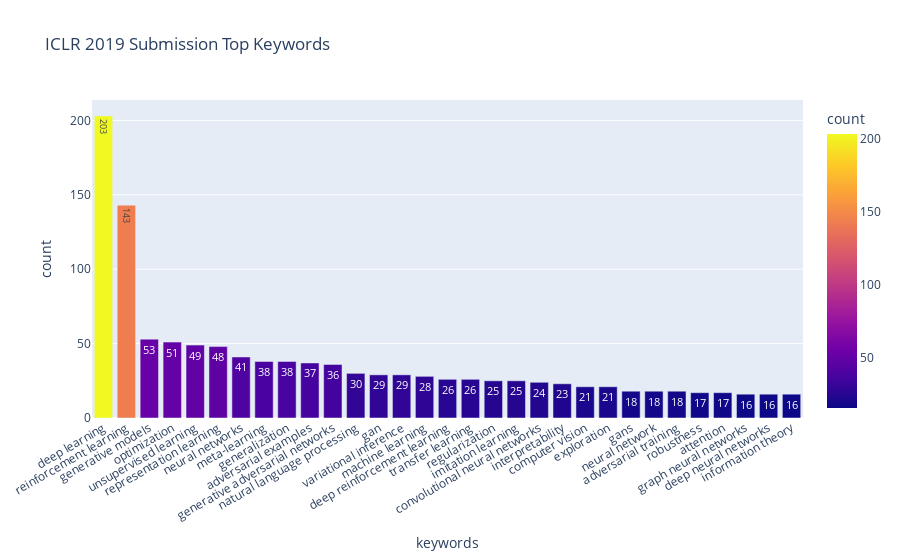

Source (notebook cell):
### Code cell
kw19fig

### Figure 1 — Plotly figure (JSON) as saved in the notebook; plotly's stock layout.template omitted (floating-point values rounded to 4 significant figures)
{"data": [{"alignmentgroup": "True", "hovertemplate": "keywords=%{x}<br>count=%{marker.color}<extra></extra>", "legendgroup": "", "marker": {"color": [203, 143, 53, 51, 49, 48, 41, 38, 38, 37, 36, 30, 29, 29, 28, 26, 26, 25, 25, 24, 23, 21, 21, 18, 18, 18, 17, 17, 16, 16, 16], "coloraxis": "coloraxis", "pattern": {"shape": ""}}, "name": "", "offsetgroup": "", "orientation": "v", "showlegend": false, "text": [203, 143, 53, 51, 49, 48, 41, 38, 38, 37, 36, 30, 29, 29, 28, 26, 26, 25, 25, 24, 23, 21, 21, 18, 18, 18, 17, 17, 16, 16, 16], "textposition": "auto", "type": "bar", "x": ["deep learning", "reinforcement learning", "generative models", "optimization", "unsupervised learning", "representation learning", "neural networks", "meta-learning", "generalization", "adversarial examples", "generative adversarial networks", "natural language processing", "gan", "variational inference", "machine learning", "deep reinforcement learning", "transfer learning", "regularization", "imitation learning", "convolutional neural networks", "interpretability", "computer vision", "exploration", "gans", "neural network", "adversarial training", "robustness", "attention", "graph neural networks", "deep neural networks", "information theory"], "xaxis": "x", "y": [203, 143, 53, 51, 49, 48, 41, 38, 38, 37, 36, 30, 29, 29, 28, 26, 26, 25, 25, 24, 23, 21, 21, 18, 18, 18, 17, 17, 16, 16, 16], "yaxis": "y"}], "layout": {"barmode": "relative", "coloraxis": {"colorbar": {"title": {"text": "count"}}, "colorscale": [[0, "#0d0887"], [0.1111, "#46039f"], [0.2222, "#7201a8"], [0.3333, "#9c179e"], [0.4444, "#bd3786"], [0.5556, "#d8576b"], [0.6667, "#ed7953"], [0.7778, "#fb9f3a"], [0.8889, "#fdca26"], [1, "#f0f921"]]}, "legend": {"tracegroupgap": 0}, "title": {"text": "ICLR 2019 Submission Top Keywords"}, "xaxis": {"anchor": "y", "domain": [0, 1], "tickangle": -30, "title": {"text": "keywords"}}, "yaxis": {"anchor": "x", "categoryorder": "total ascending", "domain": [0, 1], "title": {"text": "count"}}}}
